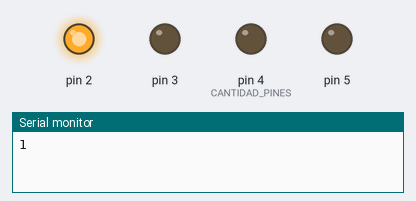
Recording of a sketch running on a simulated Arduino Nano, built with avr-gcc and run on an emulated ATmega328P. Shown: output pins drawn as LEDs (lit = HIGH), the last lines printed to the serial monitor.

Above: at 0.5 s.
At 2.5 s:
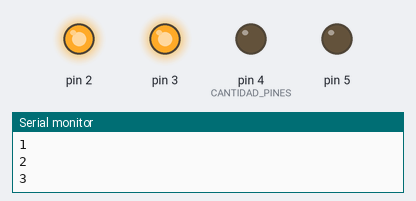
At 4.5 s:
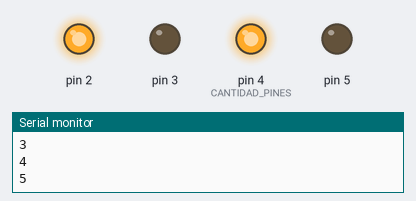
At 9.5 s:
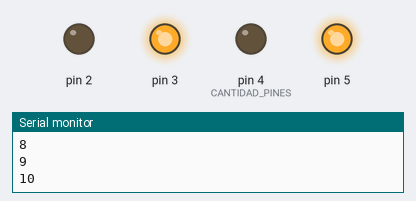
At 14.5 s:
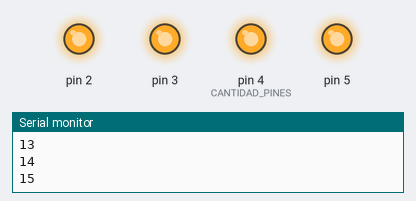
At 19.5 s:
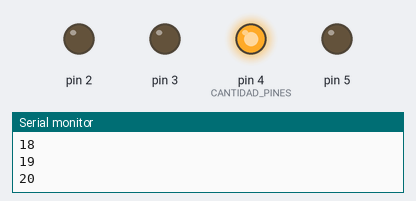
Timing chart, 0 to 20.8 s (numbered marks = the images above):
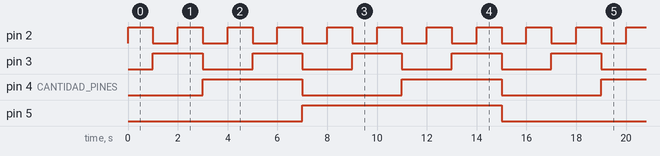

The sketch:

main.ino
```cpp
#include "Arduino.h"

#define BUZZER_PIN 11
#define PRIMER_BOTON 14
#define ULTIMO_BOTON 17
#define CANTIDAD_PINES 4

//#define PRIMER_LED 2
//#define ULTIMO_LED 5

class LED_output{
	protected:
		size_t PRIMER_LED;
		size_t ULTIMO_LED;
		size_t CANTIDAD_LED;
		char states[10];

	public:
		LED_output(size_t primerLed, size_t ultimoLed){
			PRIMER_LED = primerLed;
			ULTIMO_LED = ultimoLed;
			CANTIDAD_LED = ultimoLed - primerLed +1;
			for (size_t i = 0; i< CANTIDAD_LED; i++){
				pinMode(i+primerLed, OUTPUT);
				states[i]=LOW;
			}
		}
		void ledOn(int ledNumber){
			states[ledNumber]=HIGH;
			digitalWrite(ledNumber+PRIMER_LED, HIGH);
		}
		void ledOff(int ledNumber){
			states[ledNumber]=LOW;
			digitalWrite(ledNumber+PRIMER_LED, LOW);
		}
		void ledToggle(int ledNumber){
			if(states[ledNumber]==LOW)
				ledOn(ledNumber);
			else
				ledOff(ledNumber);
		}
		char getLedState(int ledNumber){
			return states[ledNumber];
		}
		size_t size(){
			return CANTIDAD_LED;
		}
};

class Botonera{
	protected:
		const static int ARRAY_LENGHT=10;
		const static int DELAY_TIME= 40;
		size_t primerBoton;
		size_t ultimoBoton;
		size_t cantidad_botones;
		char ultimoEstado[ARRAY_LENGHT];
		size_t tiempo_ultimo_estado[ARRAY_LENGHT];
	public:
		Botonera(size_t primer_pin, size_t ultimo_pin){
			primerBoton= primer_pin;
			ultimoBoton= ultimo_pin;
			cantidad_botones = ultimo_pin - primer_pin+1;
			for(size_t i = 0; i< cantidad_botones; i++){
				pinMode(i+primerBoton, INPUT_PULLUP);
				ultimoEstado[i]=HIGH;
				tiempo_ultimo_estado[i]=millis();
			}
		}
		void update(){
			for(size_t i = 0; i< cantidad_botones; i++){
				char estadoActual = digitalRead(i+primerBoton);
				size_t ahora = millis();
				if(estadoActual != ultimoEstado[i])
					if(ahora - tiempo_ultimo_estado[i] > DELAY_TIME){
						tiempo_ultimo_estado[i]= ahora;
						ultimoEstado[i]= estadoActual;
					}
			}
		}
		char getEstado(size_t queBoton){
			return ultimoEstado[queBoton];
		}

};

class Contador: public LED_output{
	private:
		size_t valor;
	public:
		Contador(size_t primer_pin, size_t ultimo_pin):LED_output(primer_pin, ultimo_pin){
 			valor=0;
		}
	void setValue(size_t value){
		valor = value;
	}
	void display(){//muestra el valor actual, no lo borra
		flush();
		for(size_t i=0; (size_t)(1<<i) <=valor && i<CANTIDAD_LED;i++){
			size_t potencia = 1<<i;
			if(valor & potencia){
				ledOn(i);
			}
		}
	}
	void flush(){//apaga todos los LEDs
		for(size_t i=0;i<CANTIDAD_LED;i++)
			ledOff(i);
	}

};

void setup(){
	Botonera botonera(14,17);
	Contador contador(2,5);

	size_t unNumero=0;
	Serial.begin(9600);

	while(1){

		if(millis()%1000==0 ){
			unNumero++;
			contador.setValue(unNumero);
			Serial.println(unNumero);
			contador.display();
			delay(10);
		}
	}
}

void loop(){

}
```

Measured:
- by itself, pin 2: alternates HIGH for 1.0 s and LOW for 1.0 s
- by itself, pin 3: alternates HIGH for 2.0 s and LOW for 2.0 s
- by itself, pin 4 (CANTIDAD_PINES): alternates HIGH for 4.0 s and LOW for 4.0 s
- by itself, pin 5: alternates HIGH for 8.0 s and LOW for 8.0 s
